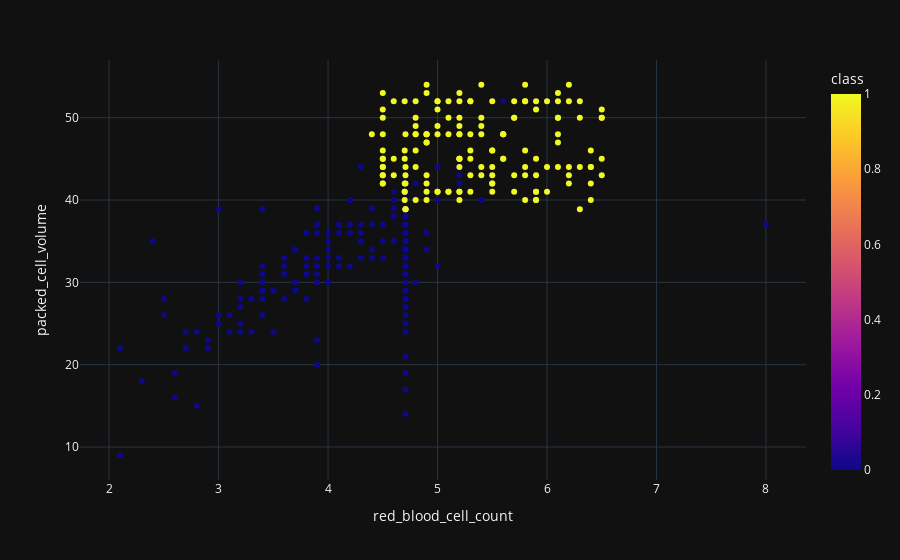

Notebook code cell kept with this figure:
### Code cell
scatter('red_blood_cell_count', 'packed_cell_volume')

### Figure 1 — Plotly figure (JSON) as saved in the notebook; plotly's stock layout.template omitted (floating-point values rounded to 4 significant figures; data arrays with more than 128 entries replaced by an {"elided": "..."} marker saying what was removed)
{"data": [{"hovertemplate": "red_blood_cell_count=%{x}<br>packed_cell_volume=%{y}<br>class=%{marker.color}<extra></extra>", "legendgroup": "", "marker": {"color": {"elided": "400 int values"}, "coloraxis": "coloraxis", "symbol": "circle"}, "mode": "markers", "name": "", "orientation": "v", "showlegend": false, "type": "scatter", "x": {"elided": "400 float values"}, "xaxis": "x", "y": {"elided": "400 float values"}, "yaxis": "y"}], "layout": {"coloraxis": {"colorbar": {"title": {"text": "class"}}, "colorscale": [[0, "#0d0887"], [0.1111, "#46039f"], [0.2222, "#7201a8"], [0.3333, "#9c179e"], [0.4444, "#bd3786"], [0.5556, "#d8576b"], [0.6667, "#ed7953"], [0.7778, "#fb9f3a"], [0.8889, "#fdca26"], [1, "#f0f921"]]}, "legend": {"tracegroupgap": 0}, "margin": {"t": 60}, "xaxis": {"anchor": "y", "domain": [0, 1], "title": {"text": "red_blood_cell_count"}}, "yaxis": {"anchor": "x", "domain": [0, 1], "title": {"text": "packed_cell_volume"}}}}
